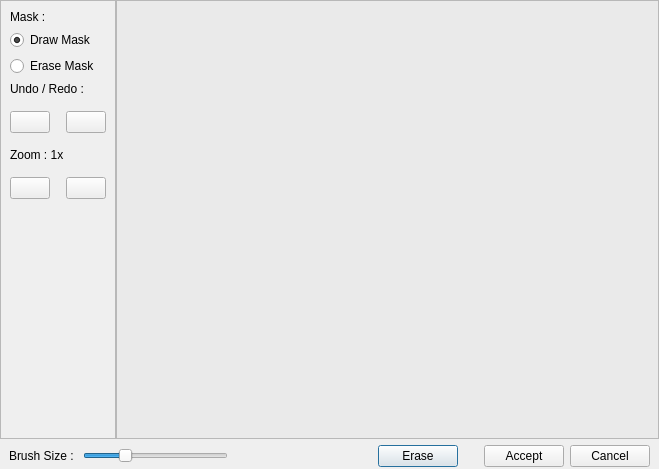
<?xml version="1.0" encoding="UTF-8"?>
<ui version="4.0">
 <class>InpaintDialog</class>
 <widget class="QDialog" name="InpaintDialog">
  <property name="geometry">
   <rect>
    <x>0</x>
    <y>0</y>
    <width>659</width>
    <height>469</height>
   </rect>
  </property>
  <property name="windowTitle">
   <string>Heal or Erase Object</string>
  </property>
  <layout class="QGridLayout" name="gridLayout">
   <property name="horizontalSpacing">
    <number>0</number>
   </property>
   <property name="margin">
    <number>0</number>
   </property>
   <item row="1" column="1" colspan="4">
    <widget class="QScrollArea" name="scrollArea">
     <property name="widgetResizable">
      <bool>true</bool>
     </property>
     <property name="alignment">
      <set>Qt::AlignCenter</set>
     </property>
     <widget class="QWidget" name="scrollAreaWidgetContents">
      <property name="geometry">
       <rect>
        <x>0</x>
        <y>0</y>
        <width>525</width>
        <height>429</height>
       </rect>
      </property>
      <property name="styleSheet">
       <string notr="true">background-color: rgb(234, 234, 234);</string>
      </property>
     </widget>
    </widget>
   </item>
   <item row="1" column="0">
    <widget class="QFrame" name="frame">
     <property name="sizePolicy">
      <sizepolicy hsizetype="Maximum" vsizetype="Preferred">
       <horstretch>0</horstretch>
       <verstretch>0</verstretch>
      </sizepolicy>
     </property>
     <property name="frameShape">
      <enum>QFrame::StyledPanel</enum>
     </property>
     <property name="frameShadow">
      <enum>QFrame::Raised</enum>
     </property>
     <layout class="QVBoxLayout" name="verticalLayout">
      <item>
       <widget class="QLabel" name="label">
        <property name="text">
         <string>Mask :</string>
        </property>
       </widget>
      </item>
      <item>
       <widget class="QRadioButton" name="drawMaskBtn">
        <property name="text">
         <string>Draw Mask</string>
        </property>
        <property name="checked">
         <bool>true</bool>
        </property>
       </widget>
      </item>
      <item>
       <widget class="QRadioButton" name="eraseMaskBtn">
        <property name="text">
         <string>Erase Mask</string>
        </property>
       </widget>
      </item>
      <item>
       <widget class="QLabel" name="label_2">
        <property name="text">
         <string>Undo / Redo :</string>
        </property>
       </widget>
      </item>
      <item>
       <widget class="QWidget" name="widget_2" native="true">
        <layout class="QHBoxLayout" name="horizontalLayout_2">
         <property name="spacing">
          <number>16</number>
         </property>
         <property name="leftMargin">
          <number>0</number>
         </property>
         <property name="rightMargin">
          <number>0</number>
         </property>
         <item>
          <widget class="QPushButton" name="undoBtn">
           <property name="sizePolicy">
            <sizepolicy hsizetype="Fixed" vsizetype="Fixed">
             <horstretch>0</horstretch>
             <verstretch>0</verstretch>
            </sizepolicy>
           </property>
           <property name="toolTip">
            <string>Undo [Ctrl+Z]</string>
           </property>
           <property name="icon">
            <iconset resource="resources.qrc">
             <normaloff>:/images/undo.png</normaloff>:/images/undo.png</iconset>
           </property>
           <property name="iconSize">
            <size>
             <width>32</width>
             <height>32</height>
            </size>
           </property>
           <property name="shortcut">
            <string>Ctrl+Z</string>
           </property>
          </widget>
         </item>
         <item>
          <widget class="QPushButton" name="redoBtn">
           <property name="sizePolicy">
            <sizepolicy hsizetype="Fixed" vsizetype="Fixed">
             <horstretch>0</horstretch>
             <verstretch>0</verstretch>
            </sizepolicy>
           </property>
           <property name="toolTip">
            <string>Redo [Ctrl+Z]</string>
           </property>
           <property name="icon">
            <iconset resource="resources.qrc">
             <normaloff>:/images/redo.png</normaloff>:/images/redo.png</iconset>
           </property>
           <property name="iconSize">
            <size>
             <width>32</width>
             <height>32</height>
            </size>
           </property>
           <property name="shortcut">
            <string>Ctrl+Y</string>
           </property>
          </widget>
         </item>
        </layout>
       </widget>
      </item>
      <item>
       <widget class="QLabel" name="zoomLabel">
        <property name="text">
         <string>Zoom : 1x</string>
        </property>
       </widget>
      </item>
      <item>
       <widget class="QWidget" name="widget_3" native="true">
        <layout class="QHBoxLayout" name="horizontalLayout_3">
         <property name="spacing">
          <number>16</number>
         </property>
         <property name="leftMargin">
          <number>0</number>
         </property>
         <property name="rightMargin">
          <number>0</number>
         </property>
         <item>
          <widget class="QPushButton" name="zoomInBtn">
           <property name="sizePolicy">
            <sizepolicy hsizetype="Fixed" vsizetype="Fixed">
             <horstretch>0</horstretch>
             <verstretch>0</verstretch>
            </sizepolicy>
           </property>
           <property name="toolTip">
            <string>Zoom In [+]</string>
           </property>
           <property name="icon">
            <iconset resource="resources.qrc">
             <normaloff>:/images/zoomin.png</normaloff>:/images/zoomin.png</iconset>
           </property>
           <property name="iconSize">
            <size>
             <width>32</width>
             <height>32</height>
            </size>
           </property>
           <property name="shortcut">
            <string>+</string>
           </property>
          </widget>
         </item>
         <item>
          <widget class="QPushButton" name="zoomOutBtn">
           <property name="sizePolicy">
            <sizepolicy hsizetype="Fixed" vsizetype="Fixed">
             <horstretch>0</horstretch>
             <verstretch>0</verstretch>
            </sizepolicy>
           </property>
           <property name="toolTip">
            <string>Zoom Out [-]</string>
           </property>
           <property name="icon">
            <iconset resource="resources.qrc">
             <normaloff>:/images/zoomout.png</normaloff>:/images/zoomout.png</iconset>
           </property>
           <property name="iconSize">
            <size>
             <width>32</width>
             <height>32</height>
            </size>
           </property>
           <property name="shortcut">
            <string>-</string>
           </property>
          </widget>
         </item>
        </layout>
       </widget>
      </item>
      <item>
       <spacer name="verticalSpacer">
        <property name="orientation">
         <enum>Qt::Vertical</enum>
        </property>
        <property name="sizeHint" stdset="0">
         <size>
          <width>20</width>
          <height>40</height>
         </size>
        </property>
       </spacer>
      </item>
     </layout>
    </widget>
   </item>
   <item row="2" column="0" colspan="5">
    <widget class="QWidget" name="widget" native="true">
     <layout class="QHBoxLayout" name="horizontalLayout">
      <property name="topMargin">
       <number>0</number>
      </property>
      <property name="bottomMargin">
       <number>2</number>
      </property>
      <item>
       <widget class="QLabel" name="brushSizeLabel">
        <property name="text">
         <string>Brush Size : </string>
        </property>
       </widget>
      </item>
      <item>
       <widget class="QSlider" name="brushSizeSlider">
        <property name="maximumSize">
         <size>
          <width>250</width>
          <height>16777215</height>
         </size>
        </property>
        <property name="minimum">
         <number>4</number>
        </property>
        <property name="maximum">
         <number>48</number>
        </property>
        <property name="value">
         <number>16</number>
        </property>
        <property name="orientation">
         <enum>Qt::Horizontal</enum>
        </property>
       </widget>
      </item>
      <item>
       <spacer name="horizontalSpacer">
        <property name="orientation">
         <enum>Qt::Horizontal</enum>
        </property>
        <property name="sizeHint" stdset="0">
         <size>
          <width>40</width>
          <height>20</height>
         </size>
        </property>
       </spacer>
      </item>
      <item>
       <widget class="QPushButton" name="eraseBtn">
        <property name="text">
         <string>Erase</string>
        </property>
        <property name="default">
         <bool>true</bool>
        </property>
       </widget>
      </item>
      <item>
       <spacer name="horizontalSpacer_2">
        <property name="orientation">
         <enum>Qt::Horizontal</enum>
        </property>
        <property name="sizeType">
         <enum>QSizePolicy::Fixed</enum>
        </property>
        <property name="sizeHint" stdset="0">
         <size>
          <width>20</width>
          <height>20</height>
         </size>
        </property>
       </spacer>
      </item>
      <item>
       <widget class="QPushButton" name="acceptBtn">
        <property name="text">
         <string>Accept</string>
        </property>
       </widget>
      </item>
      <item>
       <widget class="QPushButton" name="cancelBtn">
        <property name="text">
         <string>Cancel</string>
        </property>
       </widget>
      </item>
     </layout>
    </widget>
   </item>
  </layout>
 </widget>
 <resources>
  <include location="resources.qrc"/>
 </resources>
 <connections/>
</ui>
